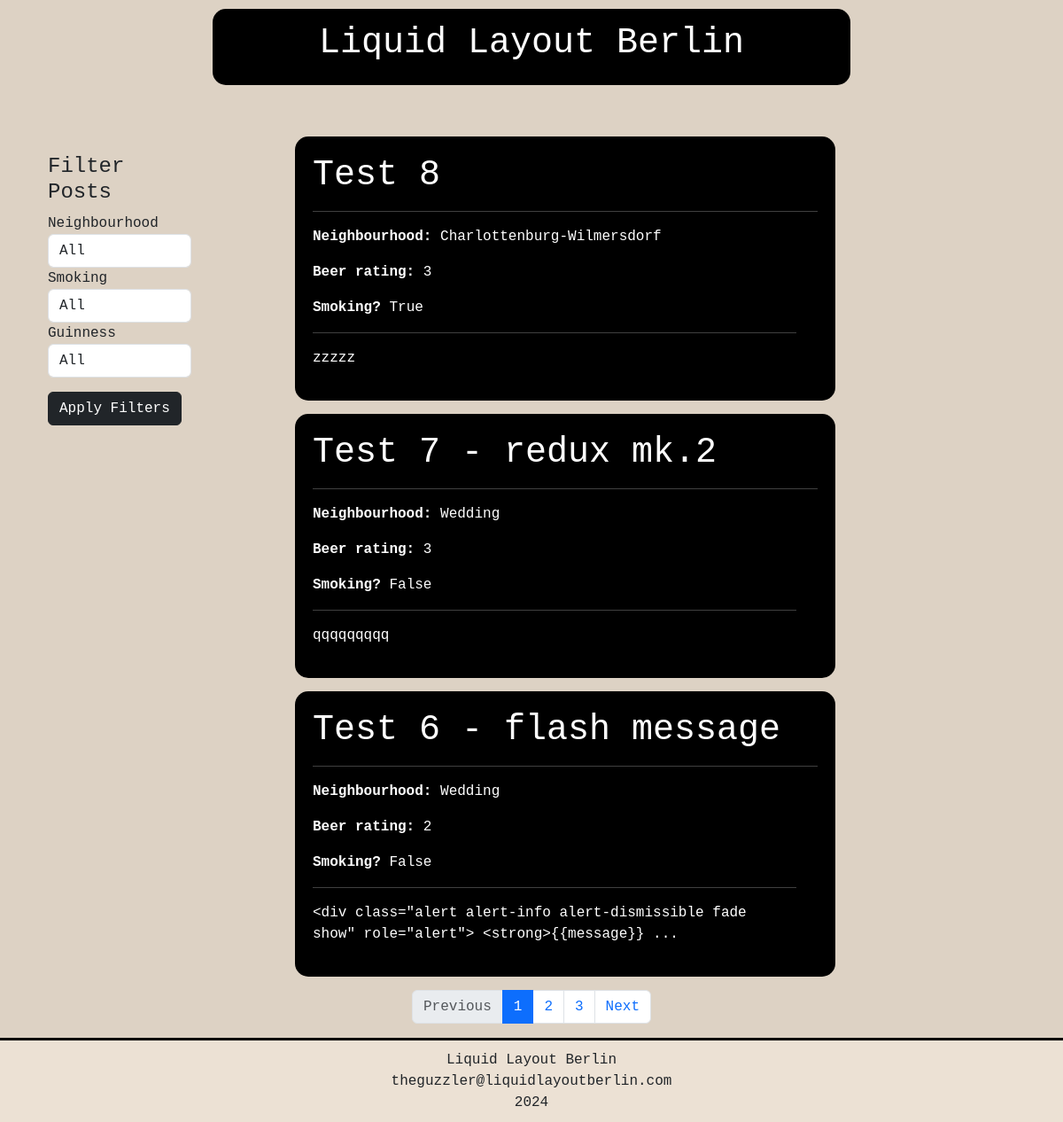
The page /index on the database as committed earlier.
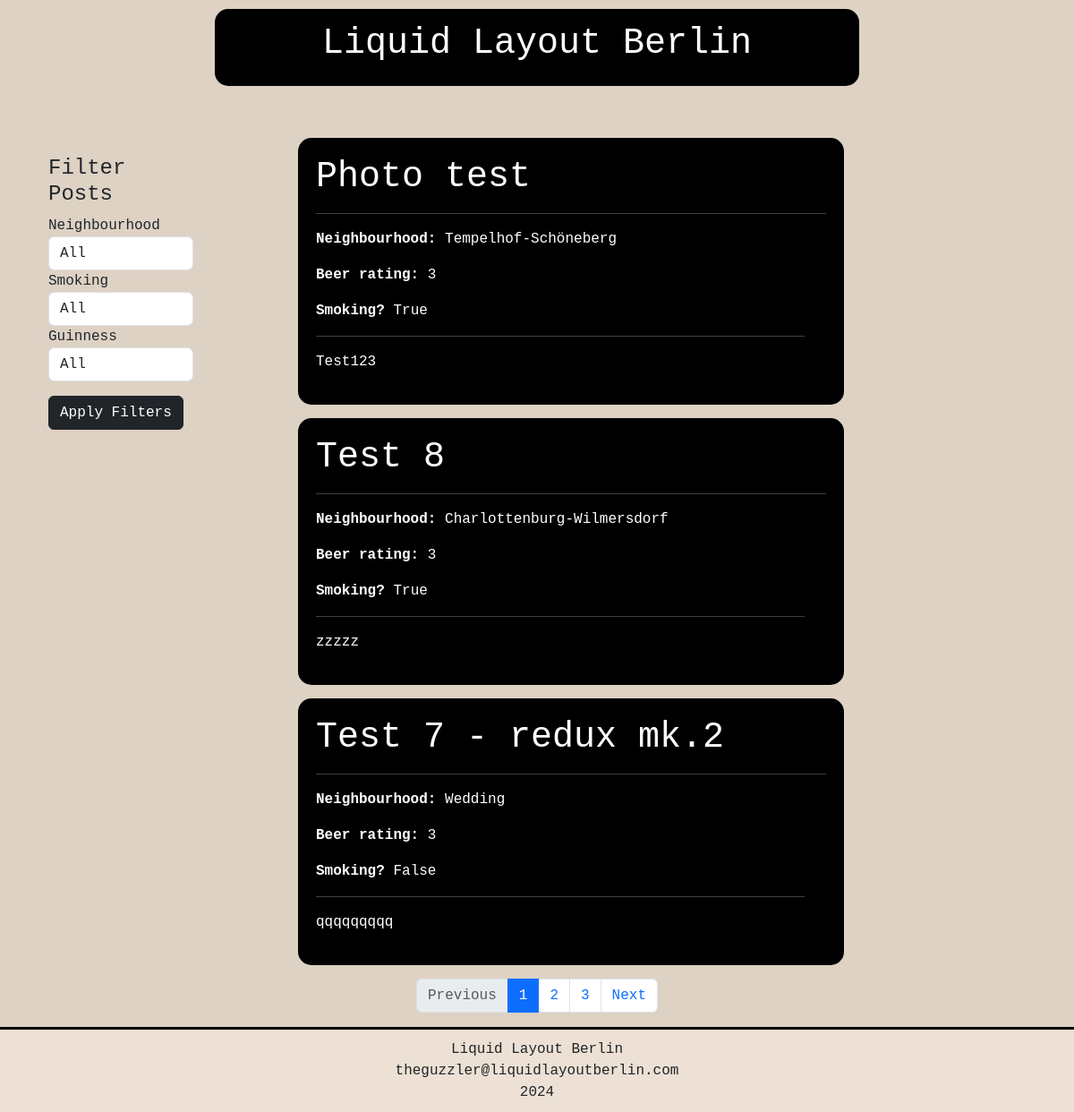
The same page on the database as committed later.
### app/models.py (models this page shows, shortened)
class Post(db.Model):
    id : so.Mapped[int] = so.mapped_column(primary_key=True)
    title : so.Mapped[str] = so.mapped_column(sa.String(64))
    body : so.Mapped[str] = so.mapped_column(sa.Text)
    map_embed : so.Mapped[str] = so.mapped_column(sa.Text, nullable=True)
    transit : so.Mapped[str] = so.mapped_column(sa.String(64))
    neighbourhood : so.Mapped[str] = so.mapped_column(sa.String(64))
    beer_rating : so.Mapped[str] = so.mapped_column(sa.Integer)
    guinness : so.Mapped[bool] = so.mapped_column(sa.Boolean)
    smoking : so.Mapped[bool] = so.mapped_column(sa.Boolean)
    music : so.Mapped[str] = so.mapped_column(sa.String(128))
    visible : so.Mapped[bool] = so.mapped_column(sa.Boolean, default=True, nullable=True)
    image_data: so.Mapped[bytes] = so.mapped_column(sa.LargeBinary, nullable=True)  # Store image data
    image_filename: so.Mapped[str] = so.mapped_column(sa.String(255), nullable=True)  # Store image filename
    timestamp : so.Mapped[datetime] = so.mapped_column(index=True, default=lambda: datetime.now(timezone.utc))
    user_id : so.Mapped[int] = so.mapped_column(sa.ForeignKey(User.id), index=True)
    author : so.Mapped[User] = so.relationship(back_populates="posts")

### app/routes.py (the view)
@app.route("/index", methods=["POST","GET"])
def index():
    neighbourhood = request.args.get('neighbourhood')
    smoking = request.args.get('smoking')
    guinness = request.args.get('guinness')
    posts_query = Post.query
    if neighbourhood:
        posts_query = posts_query.filter(Post.neighbourhood == neighbourhood)
    if smoking:
        smoking_bool = smoking.lower() == 'true'
        posts_query = posts_query.filter(Post.smoking == smoking_bool)
    if guinness:
        guinness_bool = guinness.lower() == 'true'
        posts_query = posts_query.filter(Post.guinness == guinness_bool)
    page = request.args.get('page', 1, type=int)
    posts_query = Post.query.order_by(Post.timestamp.desc())
    pagination = posts_query.paginate(page=page, per_page=app.config["POSTS_PER_PAGE"], error_out=False)
    posts = pagination.items
    if guinness == "false":
        flash("Why did you select no Guinness, sicko?")
    return render_template('index.html', posts=posts, pagination=pagination, neighbourhoods_list=neighbourhoods_list)

### app/templates/index.html (shortened to what this page needs)
{% extends "base.html" %}
{% block content %}
    <div class="container-fluid">
        <div class="row">
            <div class="col-md-2">
                <div class="list-group">
                    <h4>Filter Posts</h4>
                    <form method="get" action="{{ url_for('index') }}">
                        <div class="form-group">
                            <label for="neighbourhood">Neighbourhood</label>
                            <select class="form-control" id="neighbourhood" name="neighbourhood">
                                <option value="">All</option>
                            </select>
                        </div>
                        <div class="form-group">
                            <label for="smoking">Smoking</label>
                            <select class="form-control" id="smoking" name="smoking">
                                <option value="">All</option>
                            </select>
                        </div>
                        <div class="form-group">
                            <label for="guinness">Guinness</label>
                            <select class="form-control" id="guinness" name="guinness">
                                <option value="">All</option>
                            </select>
                        </div>
                        <button type="submit" class="btn btn-dark mt-3">Apply Filters</button>
                    </form>
                </div>
            </div>
             {% if posts %}
            <div class="col-md-9 offset-md-1">
                {% for post in posts %}
                <div class="custom-post">
                    <div class="row">
                      <div class="col">
                        <h1><a href="{{ url_for('posts', id=post.id) }}" class="a-custom">{{ post.title }}</a></h1><hr>
                      </div>
                      <div class="row">
                        <div class="column">
                            <p><b>Neighbourhood:</b> {{ post.neighbourhood }} </p>
                        </div>
                      </div>
                      <div class="row">
                        <div class="column">
                            <p><b>Beer rating:</b> {{ post.beer_rating }} </p>
                        </div>
                      </div>
                      <div class="row">
                        <div class="column">
                            <p><b>Smoking?</b> {{ post.smoking }} </p><hr>
                        </div>
                      </div>
                      <div class="row">
                        <div class="column">
                            <p>{{ post.body[:100] }}{% if post.body|length > 100 %}...{% endif %}</p>
                        </div>
                      </div>
                    </div>
                  </div>
                {% endfor %}
            </div>
            {% else %}
            <div class="col-md-9 offset-md-1">No posts yet!</div>
            {% endif %}
        </div>
    </div>
        <nav aria-label="Page navigation">
            <ul class="pagination justify-content-center">
                {% if pagination.has_prev %}
                    <li class="page-item">
                        <a class="page-link" href="{{ url_for('index', page=pagination.prev_num) }}">Previous</a>
                    </li>
                {% else %}
                    <li class="page-item disabled">
                        <span class="page-link">Previous</span>
                    </li>
                {% endif %}
                {% for page_num in pagination.iter_pages() %}
                    {% if page_num %}
                        {% if page_num != pagination.page %}
                            <li class="page-item">
                                <a class="page-link" href="{{ url_for('index', page=page_num) }}">{{ page_num }}</a>
                            </li>
                        {% else %}
                            <li class="page-item active">
                                <span class="page-link">{{ page_num }}</span>
                            </li>
                        {% endif %}
                    {% endif %}
                {% endfor %}
                {% if pagination.has_next %}
                    <li class="page-item">
                        <a class="page-link" href="{{ url_for('index', page=pagination.next_num) }}">Next</a>
                    </li>
                {% else %}
                    <li class="page-item disabled">
                        <span class="page-link">Next</span>
                    </li>
                {% endif %}
            </ul>
        </nav>
{% endblock %}

### app/templates/base.html (shortened to what this page needs)
<!doctype html>
<html>
    <head>
      <link href="https://cdn.jsdelivr.net/npm/bootstrap@5.3.3/dist/css/bootstrap.min.css" rel="stylesheet">
      <link rel="stylesheet" href="{{ url_for('static', filename='css/custom.css') }}">
    </head>
    <body class="d-flex flex-column min-vh-100">
      <div class="container text-center banner">
        <div class="row">
          <div class="column">
            <h1><a href="{{ url_for('index') }}" class="a-custom">Liquid Layout Berlin</a></h1>
          </div>
        </div>
      </div><br>
      <div class="container mt-4">
        {% block content %}{% endblock %}
        </div>
        <footer >
              <div>Liquid Layout Berlin <br>
              theguzzler@liquidlayoutberlin.com<br>
              2024</div>
          </footer>
    </body>
</html>

### app/static/css/custom.css (style rules this page uses)
body { background-color: #ddd2c4; display: flex; flex-direction: column; min-height: 100vh; font-family: "Monaco", monospace; }
.custom-post { background-color: black; color: white; border-radius: 15px; max-width: 75%; padding: 20px; margin-bottom: 15px; }
footer { margin: auto; border-top: 3px solid black; background-color: #ece1d4; padding: 10px; width: 100%; text-align: center; }
.a-custom { color: white; text-decoration: none; }
.list-group { margin-top: 20px; }
.banner { background-color: black; color: white; border-radius: 15px; padding: 15px; margin: 10px auto; max-width: 60%; }

Rows that differ between the two databases and show on the page:
no longer on this page (row unchanged): Post: title "Test 6 - flash message", neighbourhood "Wedding", beer_rating "2", smoking "False", body "<div class=\"alert alert-info alert-dismissible fade show\" role=\"alert\"> <strong>{{message}}"
added Post: title "Photo test", neighbourhood "Tempelhof-Schöneberg", beer_rating "3", smoking "True", body "Test123"
